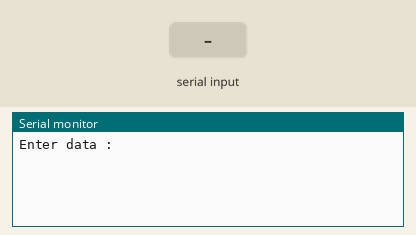
Recording of a sketch running on a simulated Arduino Uno, built with avr-gcc and run on an emulated ATmega328P. Parts: the last lines printed to the serial monitor. The test bench sets the inputs (shaded band).

Above: at 1.2 s.
1.3 s: "1" received over the second serial link
At 2.1 s:
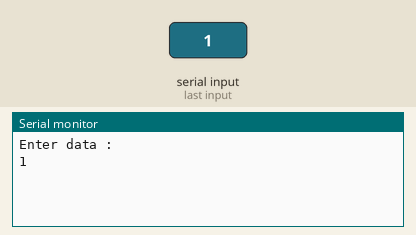
2.8 s: "0" received over the second serial link
At 3.3 s:
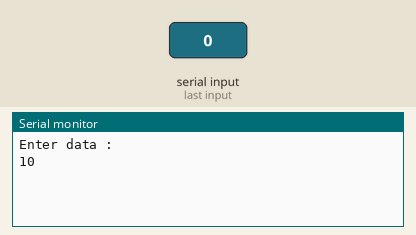

Measured:
- after the input at 1.3 s, the serial monitor: prints a new line at once (image 1)
- after the input at 2.8 s, the serial monitor: prints a new line at once (image 2)

The sketch:

04_comm_bt.ino
```cpp
#include <SoftwareSerial.h>
SoftwareSerial bluetooth(2,3); // RX, TX

void setup () {
    bluetooth.begin(9600);
    Serial.begin(9600);
    Serial.println("Enter data :");
}

void loop() {
    while (bluetooth.available()) {
        Serial.write(bluetooth.read());
    }

    while (Serial.available()) {
        bluetooth.write(Serial.read());
    }
}
```
